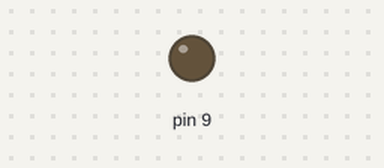
Bench run of a sketch on a simulated Arduino Uno, built with avr-gcc and run on an emulated ATmega328P. Shown: output pins drawn as LEDs (lit = HIGH).

Above: at 0.65 s.
At 5.4 s:
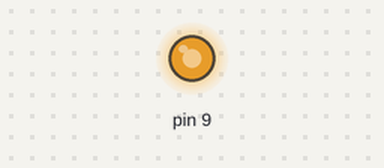
Timing chart, 0 to 7.1 s (numbered marks = the images above):
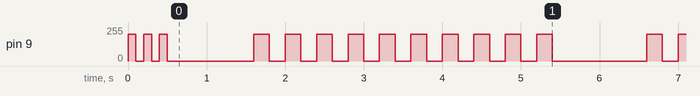

The sketch:

beep.ino
```cpp
/////////////////////////////////////////////////////////////////////////
// Arduino Kodlari #07 - Beep
//
// wizofwor - Nisan 2015
// https://github.com/wizofwor/arduino
//
/////////////////////////////////////////////////////////////////////////

const int pmwValue = 200; //1 ile 255 arasnda bir deger verebilirsiniz.

void setup()  {
  // dijital pin 9'u cikis olarak ayarlayalim
  pinMode(9, OUTPUT);
  // 3 kisa beep
  beep(100);
  beep(100);
  beep(100);
}

void loop()  {
  //bir saniye bekleyelim
  delay(1000);
  //10 uzun beep
  for(int i=0; i<10; i++) {
    beep(200);
  }
}

/**
 * Buzzer'i calistiran fonksiyon
 * Verilen sure kadar sinyal gonderiyor
*/
void beep(int sure){
  analogWrite(9, pmwValue);
  delay(sure);
  analogWrite(9, 0);
  delay(sure);
}
```

Measured:
- by itself, pin 9: moves between 0/255 and 200/255, repeating every 15.0 s
